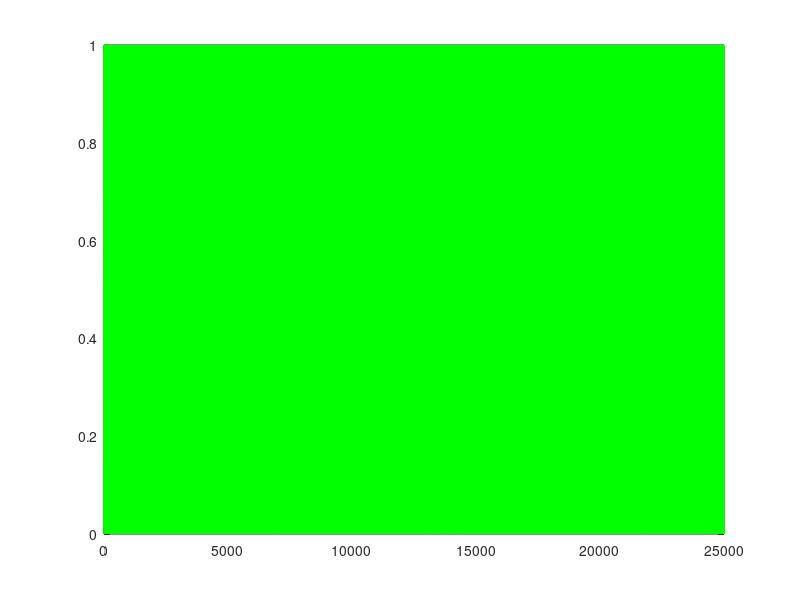
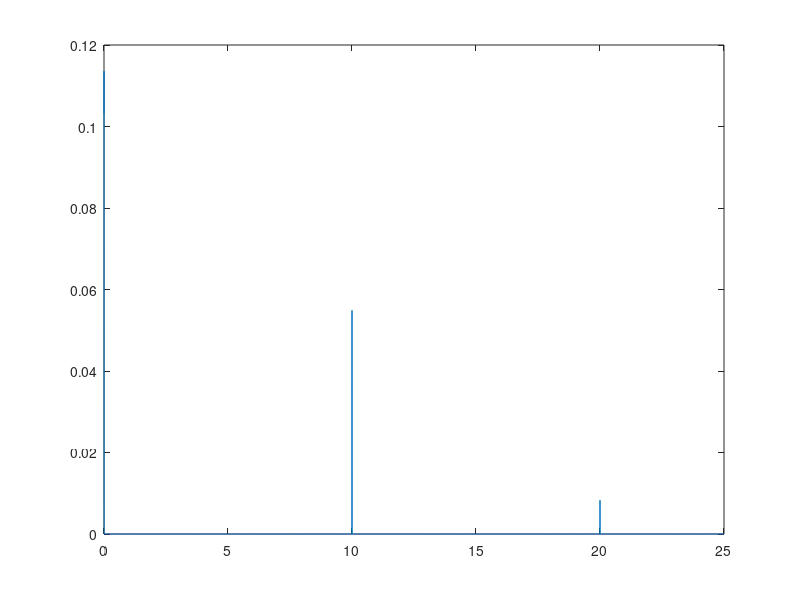

MATLAB code to generate these figures, in order:
% Reset
close all

% Signal frequency (hz)
fSignal = 110000;   

% Sampling frequency (hz)
Fs = 50000; 

% Signal length (number of samples, image width * number of rows * trials)
L = 500 * 50;

% Create Image
T = 1/Fs;
t = (0:L-1)*T;
I = 0.5 * (1 + square(2*pi*fSignal*t));

% Process Image
converted = mat2gray(I);
[rows, columns, dimensions] = size(converted);
intensityVector = zeros(1, columns);
for column = 1:columns
    intensityVector(column) = sum(converted(:, column));
end

% Decompress image
[r, samples] = size(intensityVector);
figure
plot(1:samples, intensityVector, 'g');

% Periodogram
NFFT = 2^nextpow2(L);
[pxx, f] = periodogram(intensityVector, blackman(L), NFFT, Fs);
figure
plot(f/1000, pxx);

% Find dominant frequency
[M, I] = max(pxx(5:end));
fAliased = f(I);

% Determine encoded frequency
for n = 0:3
   fprintf("%i\n", round((n * Fs) - fAliased))
   fprintf("%i\n", round((n * Fs) + fAliased))
end